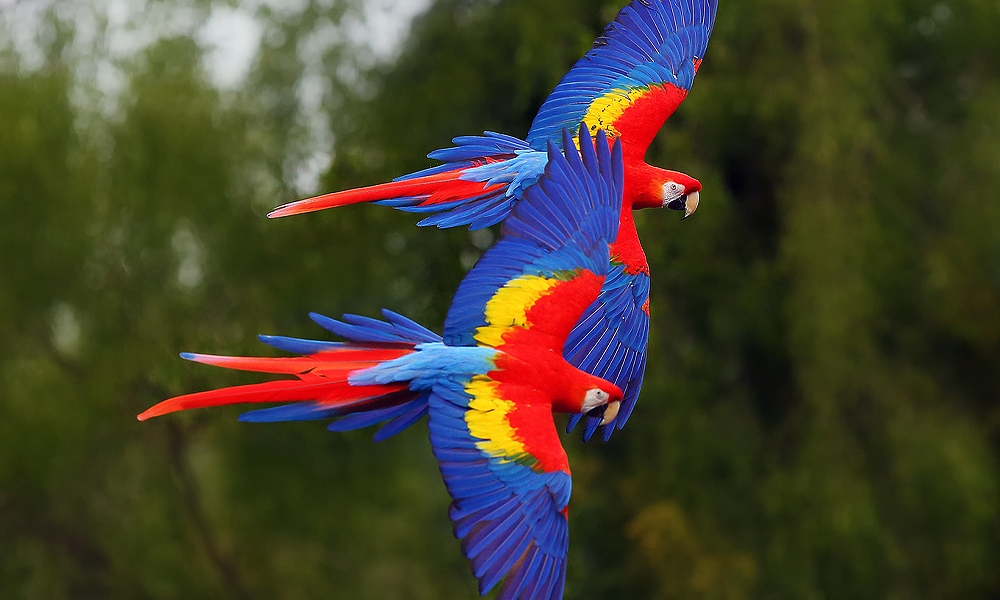
#> input picture parrot.jpg, 1000 x 600 px
$ python main.py
#> lines starting #> are read from the running program, lines starting #| are printed output that depends on the picture
import cv2
import numpy as np
from matplotlib import pyplot as plt


papagan = cv2.imread("parrot.jpg")
#> papagan is the input picture: shape (600, 1000, 3); mean B, G, R 46.6, 64.9, 69
cv2.imshow("papagan",papagan)

B = papagan[:,:,0]
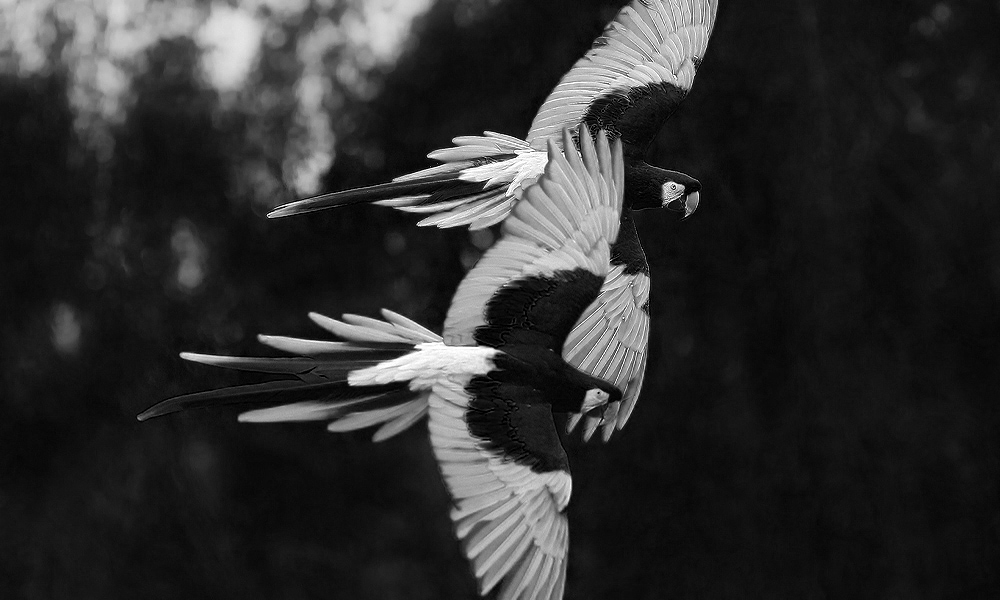
#> B: shape (600, 1000); min 0, max 255, mean 46.6
G = papagan[:,:,1]
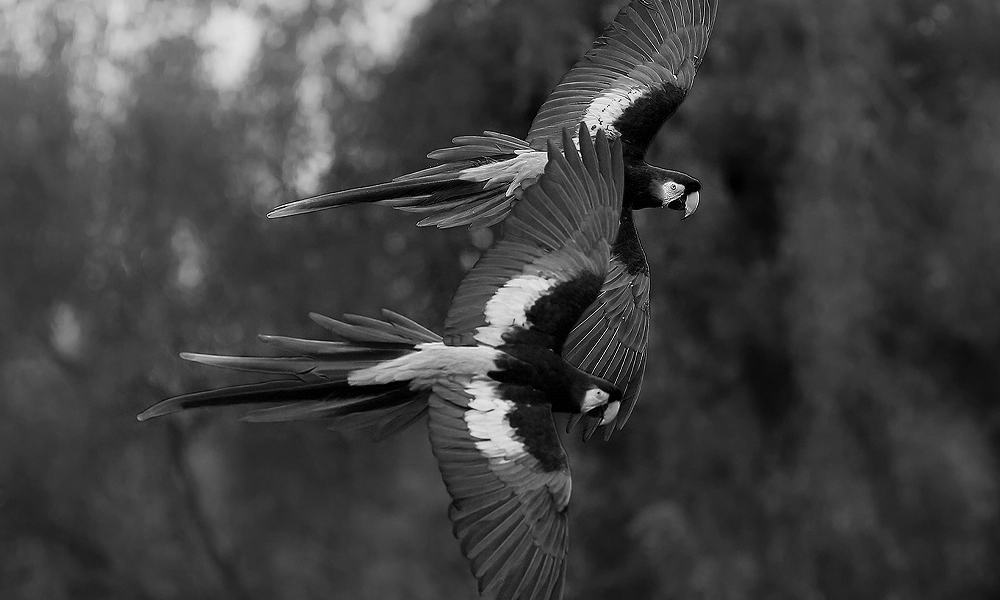
#> G: shape (600, 1000); min 0, max 255, mean 64.9
R = papagan[:,:,2]
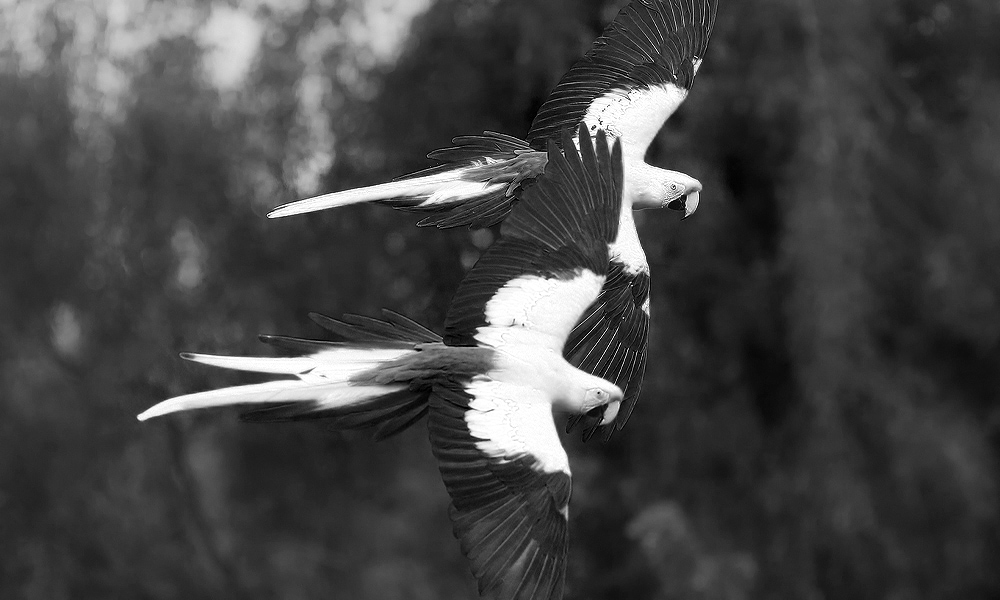
#> R: shape (600, 1000); min 0, max 255, mean 69


print("Papağan shape: ",papagan.shape) #yükseklik, genişlik ve kanal sayısı
#| Papağan shape:  (600, 1000, 3)
satirSayisi,sutunSayisi,kanalSayisi = papagan.shape
#> satirSayisi = 600; sutunSayisi = 1000; kanalSayisi = 3
print("Satır Sayısı: ",satirSayisi)
#| Satır Sayısı:  600
print("Sütun Sayısı: ",sutunSayisi)
#| Sütun Sayısı:  1000
print("Kanal Sayısı: ",kanalSayisi)
#| Kanal Sayısı:  3


## Histogram Oluşturma
print("-----------------------")
print("HiSTOGRAM OLUSTURMA")

#papaganGray = 0.2989 * R + 0.5870 * G + 0.1140 * B
papaganGray  = cv2.imread("parrot.jpg",0)
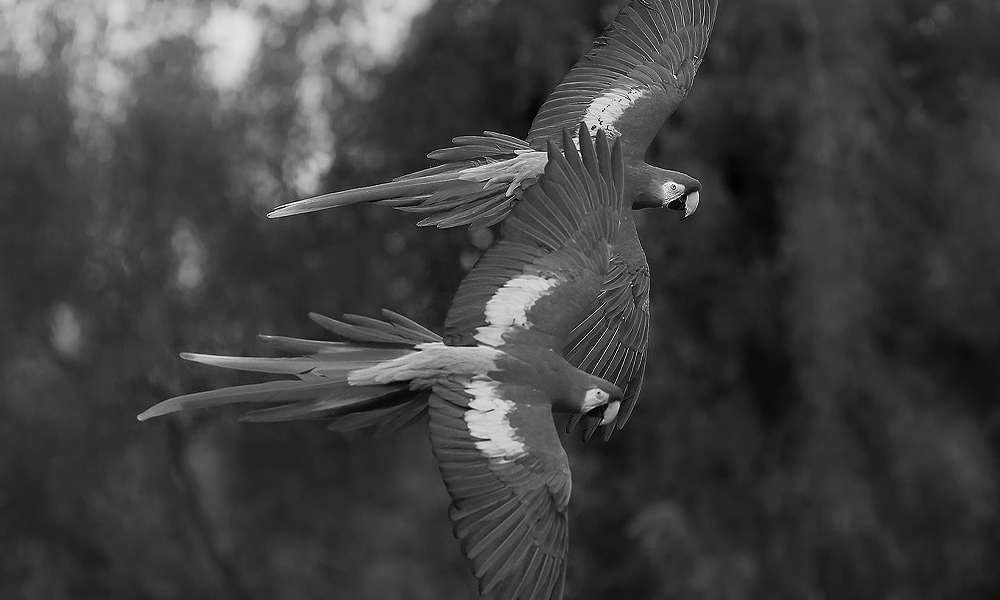
#> papaganGray: shape (600, 1000); min 0, max 255, mean 64
#print(papaganGray)

histogramArray = list()
for i in range(256):
    histogramArray.append(0)

for i  in range(satirSayisi):
    for j in range(sutunSayisi):
        yogunlukDegeri = papaganGray[i,j]
        histogramArray[yogunlukDegeri] +=1
#> after the loop, histogramArray = 256 values, max 15038 at index 48, min 8 at index 242, mean 2343.8

print(histogramArray)
#> (printed output is left out)

plt.plot(range(256),histogramArray)
plt.show()
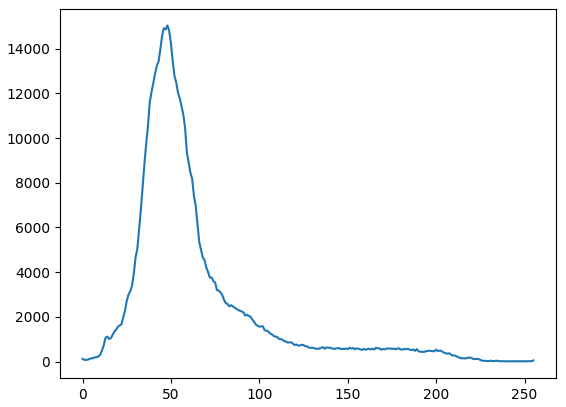
#> figure drawn by matplotlib, 1 panel; curve peaks at x = 48, y = 15038


cv2.waitKey()
